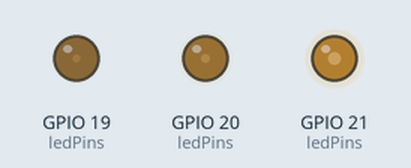
A sketch run on a simulated ESP32. Parts: output pins drawn as LEDs (lit = HIGH). Random numbers use the default seed unless the sketch sets one.

Above: at 0.1 s.
At 5.1 s:
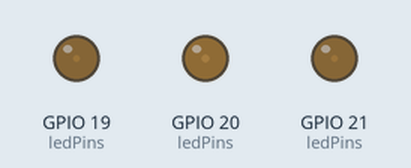
At 9.9 s:
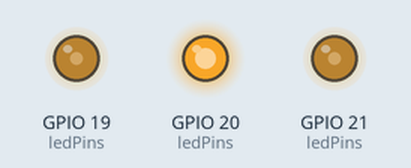
At 19.9 s:
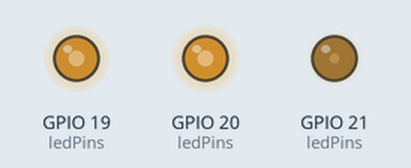
At 29.7 s:
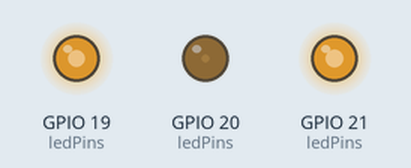
At 39.7 s:
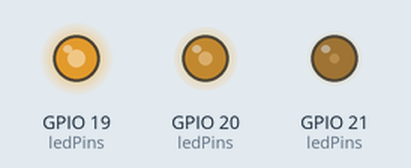
Timing chart, 0 to 40.0 s (numbered marks = the images above):
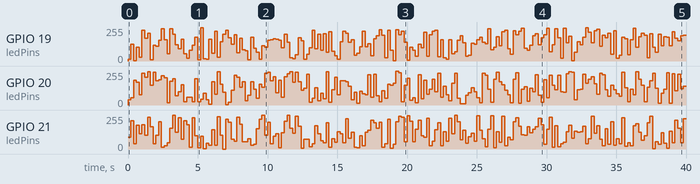

The sketch:

5_RGB_LED.ino
```cpp
const byte ledPins[] = {21, 20, 19}; // define red, green, and blue pins
const byte chns[] = {0, 1, 2}; // define pwm channels

void setup() {
  // put your setup code here, to run once:
  if (sizeof(chns) < sizeof(ledPins)) {
    Serial.println("There are not a corresponding number of channels for the LEDs");
    return;
  }

  for (int i = 0; i < sizeof(ledPins); i++) {
    ledcAttachChannel(ledPins[i], 1000, 8, chns[i]);
  }
}

void loop() {
  // put your main code here, to run repeatedly:
  uint8_t red = random(0, 256);
  uint8_t blue = random(0, 256);
  uint8_t green = random(0, 256);

  setColor(red, green, blue);
  delay(200);
}

void setColor(uint8_t red, uint8_t green, uint8_t blue) {
  // The LEDs are annode, so a low number will result in them being bright
  ledcWrite(ledPins[0], 255 - red);
  ledcWrite(ledPins[1], 255 - green);
  ledcWrite(ledPins[2], 255 - blue);
}
```

Measured:
- by itself, GPIO 19 (ledPins): 0/255 → 14/255 at 0.00 s, → 125/255 0.20 s later, → 1/255 0.20 s later, → 103/255 0.20 s later, … (200 changes in this stretch)
- by itself, GPIO 20 (ledPins): 0/255 → 38/255 at 0.00 s, → 55/255 0.20 s later, → 187/255 0.20 s later, → 169/255 0.20 s later, … (199 changes in this stretch)
